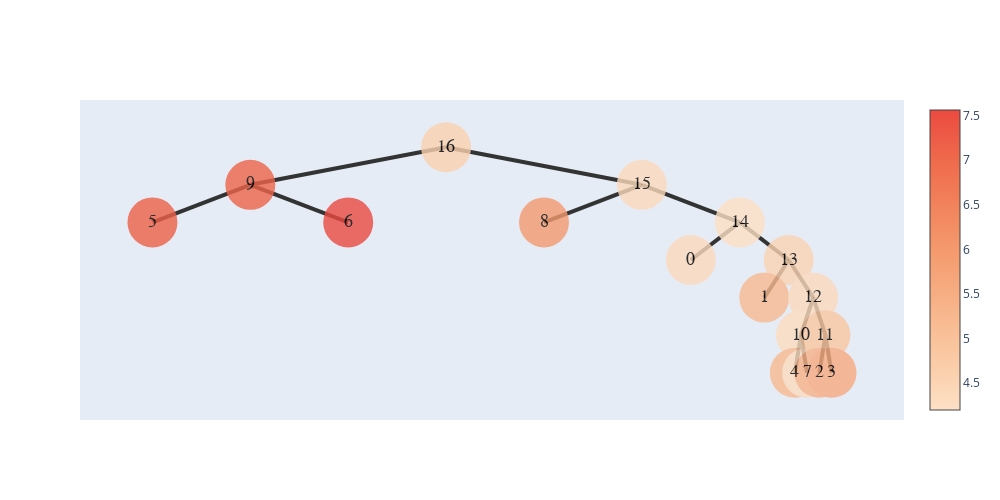
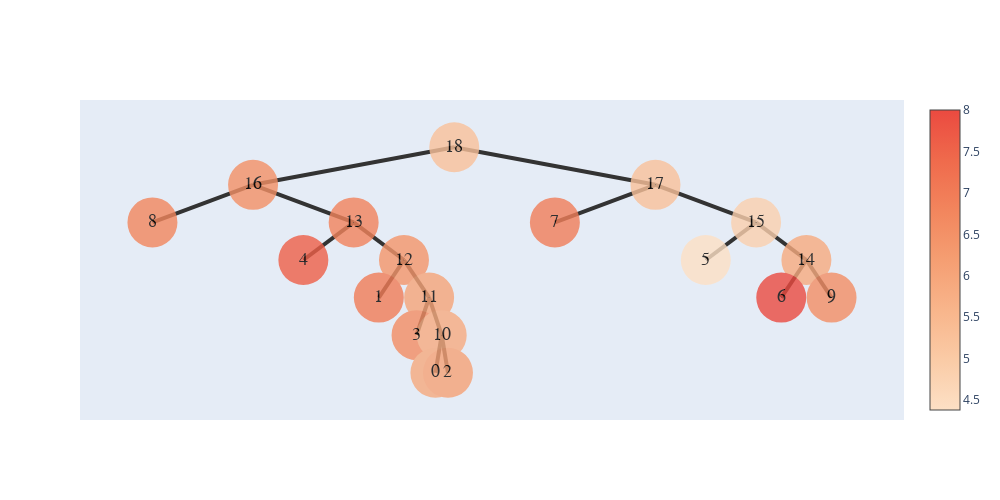
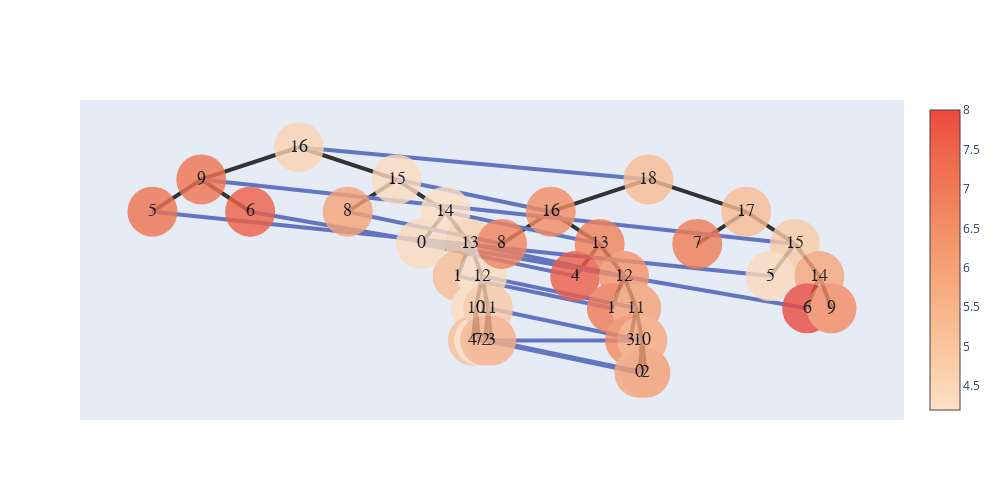

The notebook cell saved with these charts, in order:
### Code cell
# alignment_process(cell_path1,cell_path2,celltype_path1,celltype_path2,celltype_column1,celltype_column2,folder_path1,folder_path2,radius1,radius2,c1,c2,epoches1,epoches2) 7 5

### Figure 1 — Plotly figure (JSON) as saved in the notebook; plotly's stock layout.template omitted (floating-point values rounded to 4 significant figures)
{"data": [{"hoverinfo": "text", "marker": {"color": [4.591, 7.108, 7.167, 7.564, 4.356, 5.975, 4.197, 4.344, 4.548, 5.191, 4.347, 4.297, 5.211, 4.331, 4.86, 5.423, 5.568], "colorscale": [[0, "rgb(253, 224, 197)"], [0.1667, "rgb(250, 203, 166)"], [0.3333, "rgb(248, 181, 139)"], [0.5, "rgb(245, 158, 114)"], [0.6667, "rgb(242, 133, 93)"], [0.8333, "rgb(239, 106, 76)"], [1, "rgb(235, 74, 64)"]], "showscale": true, "size": 50, "symbol": "circle-dot"}, "mode": "markers+text", "opacity": 0.8, "text": ["16", "9", "5", "6", "15", "8", "14", "0", "13", "1", "12", "10", "4", "7", "11", "2", "3"], "textfont": {"color": "#000000", "family": "sans serif", "size": 18}, "type": "scatter", "x": [5.5, 3.25, 2.125, 4.375, 7.75, 6.625, 8.875, 8.312, 9.438, 9.156, 9.719, 9.578, 9.508, 9.648, 9.859, 9.789, 9.93], "y": [5, 3.5, 2, 2, 3.5, 2, 2, 0.5, 0.5, -1, -1, -2.5, -4, -4, -2.5, -4, -4]}], "layout": {"height": 500, "shapes": [{"layer": "below", "line": {"color": "#333", "width": 4}, "type": "line", "x0": 5.5, "x1": 5.5, "y0": 5, "y1": 5}, {"layer": "below", "line": {"color": "#333", "width": 4}, "type": "line", "x0": 5.5, "x1": 3.25, "y0": 5, "y1": 3.5}, {"layer": "below", "line": {"color": "#333", "width": 4}, "type": "line", "x0": 3.25, "x1": 2.125, "y0": 3.5, "y1": 2}, {"layer": "below", "line": {"color": "#333", "width": 4}, "type": "line", "x0": 3.25, "x1": 4.375, "y0": 3.5, "y1": 2}, {"layer": "below", "line": {"color": "#333", "width": 4}, "type": "line", "x0": 5.5, "x1": 7.75, "y0": 5, "y1": 3.5}, {"layer": "below", "line": {"color": "#333", "width": 4}, "type": "line", "x0": 7.75, "x1": 6.625, "y0": 3.5, "y1": 2}, {"layer": "below", "line": {"color": "#333", "width": 4}, "type": "line", "x0": 7.75, "x1": 8.875, "y0": 3.5, "y1": 2}, {"layer": "below", "line": {"color": "#333", "width": 4}, "type": "line", "x0": 8.875, "x1": 8.312, "y0": 2, "y1": 0.5}, {"layer": "below", "line": {"color": "#333", "width": 4}, "type": "line", "x0": 8.875, "x1": 9.438, "y0": 2, "y1": 0.5}, {"layer": "below", "line": {"color": "#333", "width": 4}, "type": "line", "x0": 9.438, "x1": 9.156, "y0": 0.5, "y1": -1}, {"layer": "below", "line": {"color": "#333", "width": 4}, "type": "line", "x0": 9.438, "x1": 9.719, "y0": 0.5, "y1": -1}, {"layer": "below", "line": {"color": "#333", "width": 4}, "type": "line", "x0": 9.719, "x1": 9.578, "y0": -1, "y1": -2.5}, {"layer": "below", "line": {"color": "#333", "width": 4}, "type": "line", "x0": 9.578, "x1": 9.508, "y0": -2.5, "y1": -4}, {"layer": "below", "line": {"color": "#333", "width": 4}, "type": "line", "x0": 9.578, "x1": 9.648, "y0": -2.5, "y1": -4}, {"layer": "below", "line": {"color": "#333", "width": 4}, "type": "line", "x0": 9.719, "x1": 9.859, "y0": -1, "y1": -2.5}, {"layer": "below", "line": {"color": "#333", "width": 4}, "type": "line", "x0": 9.859, "x1": 9.789, "y0": -2.5, "y1": -4}, {"layer": "below", "line": {"color": "#333", "width": 4}, "type": "line", "x0": 9.859, "x1": 9.93, "y0": -2.5, "y1": -4}], "width": 1000, "xaxis": {"showgrid": false, "showline": false, "showticklabels": false, "zeroline": false}, "yaxis": {"showgrid": false, "showline": false, "showticklabels": false, "zeroline": false}}}

### Figure 2 — Plotly figure (JSON) as saved in the notebook; plotly's stock layout.template omitted (floating-point values rounded to 4 significant figures)
{"data": [{"hoverinfo": "text", "marker": {"color": [5.259, 6.527, 6.781, 6.839, 7.598, 6.413, 7.001, 6.042, 6.612, 5.862, 5.894, 6.089, 5.259, 6.952, 4.829, 4.381, 5.877, 8.002, 6.573], "colorscale": [[0, "rgb(253, 224, 197)"], [0.1667, "rgb(250, 203, 166)"], [0.3333, "rgb(248, 181, 139)"], [0.5, "rgb(245, 158, 114)"], [0.6667, "rgb(242, 133, 93)"], [0.8333, "rgb(239, 106, 76)"], [1, "rgb(235, 74, 64)"]], "showscale": true, "size": 50, "symbol": "circle-dot"}, "mode": "markers+text", "opacity": 0.8, "text": ["18", "16", "8", "13", "4", "12", "1", "11", "3", "10", "0", "2", "17", "7", "15", "5", "14", "6", "9"], "textfont": {"color": "#000000", "family": "sans serif", "size": 18}, "type": "scatter", "x": [5.5, 3.25, 2.125, 4.375, 3.812, 4.938, 4.656, 5.219, 5.078, 5.359, 5.289, 5.43, 7.75, 6.625, 8.875, 8.312, 9.438, 9.156, 9.719], "y": [5, 3.5, 2, 2, 0.5, 0.5, -1, -1, -2.5, -2.5, -4, -4, 3.5, 2, 2, 0.5, 0.5, -1, -1]}], "layout": {"height": 500, "shapes": [{"layer": "below", "line": {"color": "#333", "width": 4}, "type": "line", "x0": 5.5, "x1": 5.5, "y0": 5, "y1": 5}, {"layer": "below", "line": {"color": "#333", "width": 4}, "type": "line", "x0": 5.5, "x1": 3.25, "y0": 5, "y1": 3.5}, {"layer": "below", "line": {"color": "#333", "width": 4}, "type": "line", "x0": 3.25, "x1": 2.125, "y0": 3.5, "y1": 2}, {"layer": "below", "line": {"color": "#333", "width": 4}, "type": "line", "x0": 3.25, "x1": 4.375, "y0": 3.5, "y1": 2}, {"layer": "below", "line": {"color": "#333", "width": 4}, "type": "line", "x0": 4.375, "x1": 3.812, "y0": 2, "y1": 0.5}, {"layer": "below", "line": {"color": "#333", "width": 4}, "type": "line", "x0": 4.375, "x1": 4.938, "y0": 2, "y1": 0.5}, {"layer": "below", "line": {"color": "#333", "width": 4}, "type": "line", "x0": 4.938, "x1": 4.656, "y0": 0.5, "y1": -1}, {"layer": "below", "line": {"color": "#333", "width": 4}, "type": "line", "x0": 4.938, "x1": 5.219, "y0": 0.5, "y1": -1}, {"layer": "below", "line": {"color": "#333", "width": 4}, "type": "line", "x0": 5.219, "x1": 5.078, "y0": -1, "y1": -2.5}, {"layer": "below", "line": {"color": "#333", "width": 4}, "type": "line", "x0": 5.219, "x1": 5.359, "y0": -1, "y1": -2.5}, {"layer": "below", "line": {"color": "#333", "width": 4}, "type": "line", "x0": 5.359, "x1": 5.289, "y0": -2.5, "y1": -4}, {"layer": "below", "line": {"color": "#333", "width": 4}, "type": "line", "x0": 5.359, "x1": 5.43, "y0": -2.5, "y1": -4}, {"layer": "below", "line": {"color": "#333", "width": 4}, "type": "line", "x0": 5.5, "x1": 7.75, "y0": 5, "y1": 3.5}, {"layer": "below", "line": {"color": "#333", "width": 4}, "type": "line", "x0": 7.75, "x1": 6.625, "y0": 3.5, "y1": 2}, {"layer": "below", "line": {"color": "#333", "width": 4}, "type": "line", "x0": 7.75, "x1": 8.875, "y0": 3.5, "y1": 2}, {"layer": "below", "line": {"color": "#333", "width": 4}, "type": "line", "x0": 8.875, "x1": 8.312, "y0": 2, "y1": 0.5}, {"layer": "below", "line": {"color": "#333", "width": 4}, "type": "line", "x0": 8.875, "x1": 9.438, "y0": 2, "y1": 0.5}, {"layer": "below", "line": {"color": "#333", "width": 4}, "type": "line", "x0": 9.438, "x1": 9.156, "y0": 0.5, "y1": -1}, {"layer": "below", "line": {"color": "#333", "width": 4}, "type": "line", "x0": 9.438, "x1": 9.719, "y0": 0.5, "y1": -1}], "width": 1000, "xaxis": {"showgrid": false, "showline": false, "showticklabels": false, "zeroline": false}, "yaxis": {"showgrid": false, "showline": false, "showticklabels": false, "zeroline": false}}}

### Figure 3 — Plotly figure (JSON) as saved in the notebook; plotly's stock layout.template omitted (floating-point values rounded to 4 significant figures)
{"data": [{"hoverinfo": "text", "hovertext": ["connect 18", "connect 15", "connect 5", "connect 6", "connect 16", "connect 8", "connect 13", "connect 4", "connect 12", "connect 1", "connect 11", "connect Empty", "connect 3", "connect Empty", "connect 10", "connect 0", "connect 2", "connect 16", "connect 15", "connect 8", "connect 14", "connect 0", "connect 13", "connect 1", "connect 12", "connect 4", "connect 11", "connect 2", "connect 3", "connect Empty", "connect Empty", "connect 9", "connect 5", "connect Empty", "connect 6", "connect Empty"], "marker": {"color": [4.591, 7.108, 7.167, 7.564, 4.356, 5.975, 4.197, 4.344, 4.548, 5.191, 4.347, 4.297, 5.211, 4.331, 4.86, 5.423, 5.568, 5.259, 6.527, 6.781, 6.839, 7.598, 6.413, 7.001, 6.042, 6.612, 5.862, 5.894, 6.089, 5.259, 6.952, 4.829, 4.381, 5.877, 8.002, 6.573], "colorscale": [[0, "rgb(253, 224, 197)"], [0.1667, "rgb(250, 203, 166)"], [0.3333, "rgb(248, 181, 139)"], [0.5, "rgb(245, 158, 114)"], [0.6667, "rgb(242, 133, 93)"], [0.8333, "rgb(239, 106, 76)"], [1, "rgb(235, 74, 64)"]], "showscale": true, "size": 50, "symbol": "circle-dot"}, "mode": "markers+text", "opacity": 0.8, "text": ["16", "9", "5", "6", "15", "8", "14", "0", "13", "1", "12", "10", "4", "7", "11", "2", "3", "18", "16", "8", "13", "4", "12", "1", "11", "3", "10", "0", "2", "17", "7", "15", "5", "14", "6", "9"], "textfont": {"color": "#000000", "family": "sans serif", "size": 18}, "type": "scatter", "x": [10.5, 5.75, 3.375, 8.125, 15.25, 12.88, 17.62, 16.44, 18.81, 18.22, 19.41, 19.11, 18.96, 19.26, 19.7, 19.55, 19.85, 27.5, 22.75, 20.38, 25.12, 23.94, 26.31, 25.72, 26.91, 26.61, 27.2, 27.05, 27.35, 32.25, 29.88, 34.62, 33.44, 35.81, 35.22, 36.41], "y": [5, 3.5, 2, 2, 3.5, 2, 2, 0.5, 0.5, -1, -1, -2.5, -4, -4, -2.5, -4, -4, 3.5, 2, 0.5, 0.5, -1, -1, -2.5, -2.5, -4, -4, -5.5, -5.5, 2, 0.5, 0.5, -1, -1, -2.5, -2.5]}], "layout": {"height": 500, "shapes": [{"layer": "below", "line": {"color": "#333", "width": 4}, "type": "line", "x0": 10.5, "x1": 10.5, "y0": 5, "y1": 5}, {"layer": "below", "line": {"color": "#333", "width": 4}, "type": "line", "x0": 10.5, "x1": 5.75, "y0": 5, "y1": 3.5}, {"layer": "below", "line": {"color": "#333", "width": 4}, "type": "line", "x0": 5.75, "x1": 3.375, "y0": 3.5, "y1": 2}, {"layer": "below", "line": {"color": "#333", "width": 4}, "type": "line", "x0": 5.75, "x1": 8.125, "y0": 3.5, "y1": 2}, {"layer": "below", "line": {"color": "#333", "width": 4}, "type": "line", "x0": 10.5, "x1": 15.25, "y0": 5, "y1": 3.5}, {"layer": "below", "line": {"color": "#333", "width": 4}, "type": "line", "x0": 15.25, "x1": 12.88, "y0": 3.5, "y1": 2}, {"layer": "below", "line": {"color": "#333", "width": 4}, "type": "line", "x0": 15.25, "x1": 17.62, "y0": 3.5, "y1": 2}, {"layer": "below", "line": {"color": "#333", "width": 4}, "type": "line", "x0": 17.62, "x1": 16.44, "y0": 2, "y1": 0.5}, {"layer": "below", "line": {"color": "#333", "width": 4}, "type": "line", "x0": 17.62, "x1": 18.81, "y0": 2, "y1": 0.5}, {"layer": "below", "line": {"color": "#333", "width": 4}, "type": "line", "x0": 18.81, "x1": 18.22, "y0": 0.5, "y1": -1}, {"layer": "below", "line": {"color": "#333", "width": 4}, "type": "line", "x0": 18.81, "x1": 19.41, "y0": 0.5, "y1": -1}, {"layer": "below", "line": {"color": "#333", "width": 4}, "type": "line", "x0": 19.41, "x1": 19.11, "y0": -1, "y1": -2.5}, {"layer": "below", "line": {"color": "#333", "width": 4}, "type": "line", "x0": 19.11, "x1": 18.96, "y0": -2.5, "y1": -4}, {"layer": "below", "line": {"color": "#333", "width": 4}, "type": "line", "x0": 19.11, "x1": 19.26, "y0": -2.5, "y1": -4}, {"layer": "below", "line": {"color": "#333", "width": 4}, "type": "line", "x0": 19.41, "x1": 19.7, "y0": -1, "y1": -2.5}, {"layer": "below", "line": {"color": "#333", "width": 4}, "type": "line", "x0": 19.7, "x1": 19.55, "y0": -2.5, "y1": -4}, {"layer": "below", "line": {"color": "#333", "width": 4}, "type": "line", "x0": 19.7, "x1": 19.85, "y0": -2.5, "y1": -4}, {"layer": "below", "line": {"color": "#333", "width": 4}, "type": "line", "x0": 27.5, "x1": 27.5, "y0": 3.5, "y1": 3.5}, {"layer": "below", "line": {"color": "#333", "width": 4}, "type": "line", "x0": 27.5, "x1": 22.75, "y0": 3.5, "y1": 2}, {"layer": "below", "line": {"color": "#333", "width": 4}, "type": "line", "x0": 22.75, "x1": 20.38, "y0": 2, "y1": 0.5}, {"layer": "below", "line": {"color": "#333", "width": 4}, "type": "line", "x0": 22.75, "x1": 25.12, "y0": 2, "y1": 0.5}, {"layer": "below", "line": {"color": "#333", "width": 4}, "type": "line", "x0": 25.12, "x1": 23.94, "y0": 0.5, "y1": -1}, {"layer": "below", "line": {"color": "#333", "width": 4}, "type": "line", "x0": 25.12, "x1": 26.31, "y0": 0.5, "y1": -1}, {"layer": "below", "line": {"color": "#333", "width": 4}, "type": "line", "x0": 26.31, "x1": 25.72, "y0": -1, "y1": -2.5}, {"layer": "below", "line": {"color": "#333", "width": 4}, "type": "line", "x0": 26.31, "x1": 26.91, "y0": -1, "y1": -2.5}, {"layer": "below", "line": {"color": "#333", "width": 4}, "type": "line", "x0": 26.91, "x1": 26.61, "y0": -2.5, "y1": -4}, {"layer": "below", "line": {"color": "#333", "width": 4}, "type": "line", "x0": 26.91, "x1": 27.2, "y0": -2.5, "y1": -4}, {"layer": "below", "line": {"color": "#333", "width": 4}, "type": "line", "x0": 27.2, "x1": 27.05, "y0": -4, "y1": -5.5}, {"layer": "below", "line": {"color": "#333", "width": 4}, "type": "line", "x0": 27.2, "x1": 27.35, "y0": -4, "y1": -5.5}, {"layer": "below", "line": {"color": "#333", "width": 4}, "type": "line", "x0": 27.5, "x1": 32.25, "y0": 3.5, "y1": 2}, {"layer": "below", "line": {"color": "#333", "width": 4}, "type": "line", "x0": 32.25, "x1": 29.88, "y0": 2, "y1": 0.5}, {"layer": "below", "line": {"color": "#333", "width": 4}, "type": "line", "x0": 32.25, "x1": 34.62, "y0": 2, "y1": 0.5}, {"layer": "below", "line": {"color": "#333", "width": 4}, "type": "line", "x0": 34.62, "x1": 33.44, "y0": 0.5, "y1": -1}, {"layer": "below", "line": {"color": "#333", "width": 4}, "type": "line", "x0": 34.62, "x1": 35.81, "y0": 0.5, "y1": -1}, {"layer": "below", "line": {"color": "#333", "width": 4}, "type": "line", "x0": 35.81, "x1": 35.22, "y0": -1, "y1": -2.5}, {"layer": "below", "line": {"color": "#333", "width": 4}, "type": "line", "x0": 35.81, "x1": 36.41, "y0": -1, "y1": -2.5}, {"layer": "below", "line": {"color": "#6175c1", "width": 4}, "type": "line", "x0": 10.5, "x1": 27.5, "y0": 5, "y1": 3.5}, {"layer": "below", "line": {"color": "#6175c1", "width": 4}, "type": "line", "x0": 15.25, "x1": 22.75, "y0": 3.5, "y1": 2}, {"layer": "below", "line": {"color": "#6175c1", "width": 4}, "type": "line", "x0": 17.62, "x1": 25.12, "y0": 2, "y1": 0.5}, {"layer": "below", "line": {"color": "#6175c1", "width": 4}, "type": "line", "x0": 18.81, "x1": 26.31, "y0": 0.5, "y1": -1}, {"layer": "below", "line": {"color": "#6175c1", "width": 4}, "type": "line", "x0": 19.41, "x1": 26.91, "y0": -1, "y1": -2.5}, {"layer": "below", "line": {"color": "#6175c1", "width": 4}, "type": "line", "x0": 19.7, "x1": 27.2, "y0": -2.5, "y1": -4}, {"layer": "below", "line": {"color": "#6175c1", "width": 4}, "type": "line", "x0": 19.85, "x1": 27.35, "y0": -4, "y1": -5.5}, {"layer": "below", "line": {"color": "#6175c1", "width": 4}, "type": "line", "x0": 19.55, "x1": 27.05, "y0": -4, "y1": -5.5}, {"layer": "below", "line": {"color": "#6175c1", "width": 4}, "type": "line", "x0": 18.96, "x1": 26.61, "y0": -4, "y1": -4}, {"layer": "below", "line": {"color": "#6175c1", "width": 4}, "type": "line", "x0": 18.22, "x1": 25.72, "y0": -1, "y1": -2.5}, {"layer": "below", "line": {"color": "#6175c1", "width": 4}, "type": "line", "x0": 16.44, "x1": 23.94, "y0": 0.5, "y1": -1}, {"layer": "below", "line": {"color": "#6175c1", "width": 4}, "type": "line", "x0": 12.88, "x1": 20.38, "y0": 2, "y1": 0.5}, {"layer": "below", "line": {"color": "#6175c1", "width": 4}, "type": "line", "x0": 5.75, "x1": 34.62, "y0": 3.5, "y1": 0.5}, {"layer": "below", "line": {"color": "#6175c1", "width": 4}, "type": "line", "x0": 8.125, "x1": 35.22, "y0": 2, "y1": -2.5}, {"layer": "below", "line": {"color": "#6175c1", "width": 4}, "type": "line", "x0": 3.375, "x1": 33.44, "y0": 2, "y1": -1}], "width": 1000, "xaxis": {"showgrid": false, "showline": false, "showticklabels": false, "zeroline": false}, "yaxis": {"showgrid": false, "showline": false, "showticklabels": false, "zeroline": false}}}
